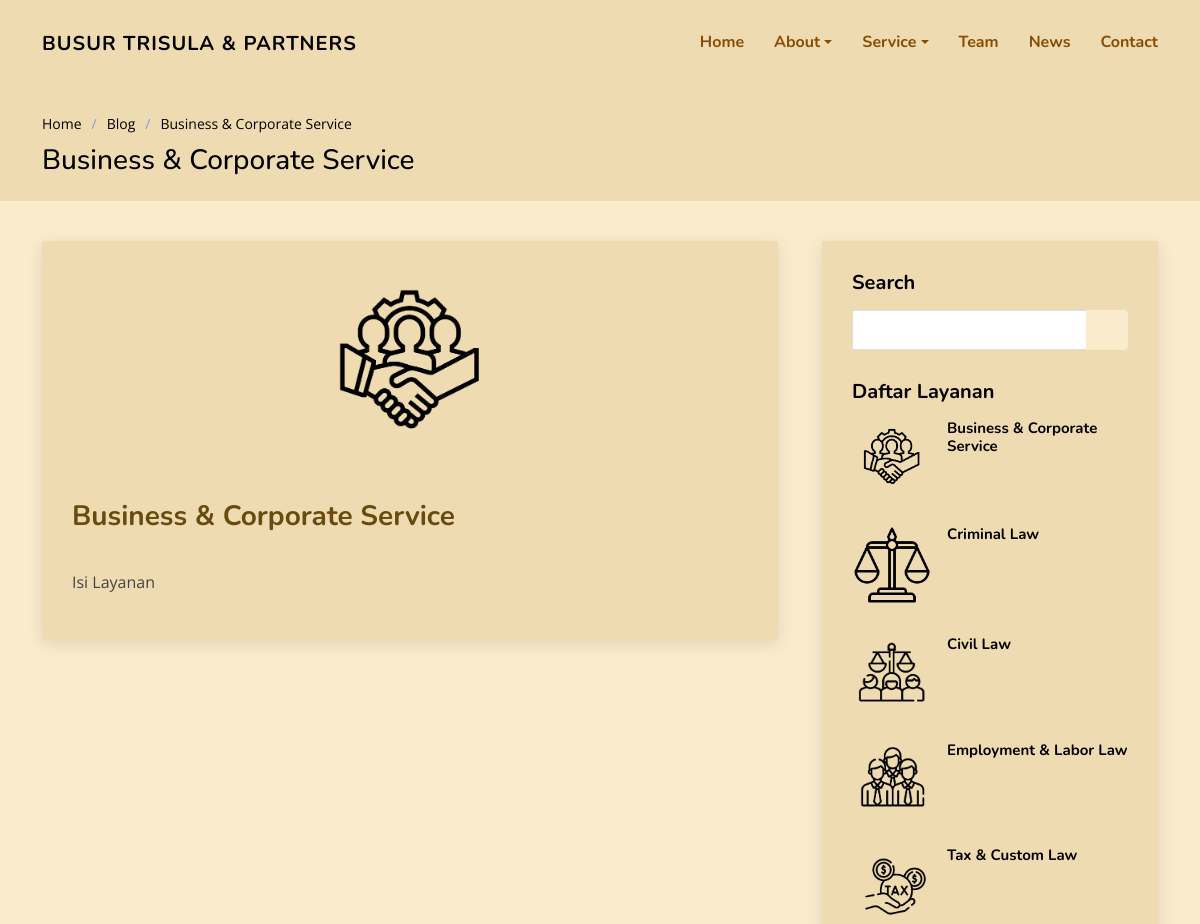
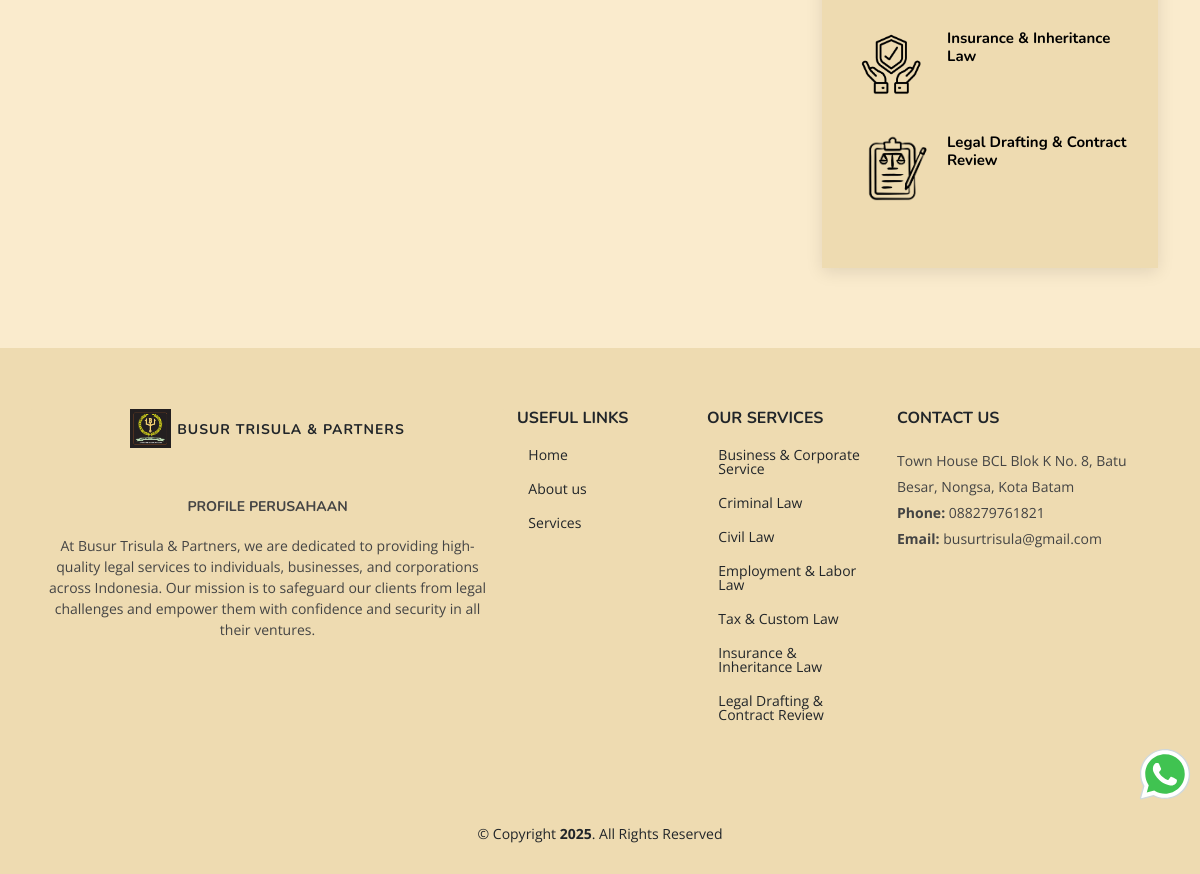
The app's page /home/detaillayanan/business-corporate-service with its own data (2 pictures, top to bottom).
### tables this page shows
CREATE TABLE `tb_setting` (
  `id_setting` int(11) NOT NULL,
  `nama_perusahaan` varchar(255) NOT NULL,
  `alamat` varchar(255) NOT NULL,
  `no_telepon` varchar(20) NOT NULL,
  `email` varchar(255) NOT NULL,
  `profile` text NOT NULL,
  `visi` text NOT NULL,
  `misi` text NOT NULL,
  `sejarah` text NOT NULL,
  `image` varchar(255) NOT NULL
);

CREATE TABLE `tb_layanan` (
  `id_layanan` int(11) NOT NULL,
  `id_user` int(11) NOT NULL,
  `slug_layanan` varchar(255) NOT NULL,
  `judul_layanan` varchar(255) NOT NULL,
  `isi_layanan` text NOT NULL,
  `gambar_layanan` varchar(255) NOT NULL,
  `status_layanan` varchar(255) NOT NULL,
  `date_cretated` timestamp NOT NULL DEFAULT current_timestamp() ON UPDATE current_timestamp(),
  `last_modified` datetime NOT NULL
);

### application/views/front-end/layout/v_wrapper.php (called while the page is built)
<?php
require_once('v_head.php');
require_once('v_header.php');
require_once('v_nav.php');
require_once('v_content.php');
require_once('v_footer.php');

### application/controllers/Home.php (called while the page is built, shortened)
<?php
class Home extends CI_Controller
{
  public function __construct()
  {
    $this->load->model('M_berita');
    $this->load->model('M_kategori');
    $this->load->model('M_layanan');
    $this->load->model('M_Setting');
    $this->load->model('M_staff');
    $this->load->model('M_portfolio');
    $this->load->model('M_client');
    $this->load->model('M_dashboard');
  }
  public function detailLayanan($slug_layanan)
  {
    $detail = $this->M_layanan->read($slug_layanan);
    $layanan = $this->M_layanan->daftar();
    $setting = $this->M_Setting->daftar();
    $image = $setting->image;
    $data = array(
      'title'   => $detail->judul_layanan,
      'isi'     => 'front-end/v_layanan_detail',
      'layanan' => $layanan,
      'detail'  => $detail,
      'setting' => $setting,
      'image'   => $image,
    );
    $this->load->view('front-end/layout/v_wrapper', $data, false);
  }
}

### index.php (called while the page is built, shortened)
<?php
require_once BASEPATH.'core/CodeIgniter.php';

### application/models/M_setting.php (called while the page is built, shortened)
<?php
class M_setting extends CI_Model
{
  public function daftar()
  {
    $this->db->select('*');
    $this->db->from('tb_setting');
    $this->db->order_by('id_setting', 'desc');
    return $this->db->get()->row();
  }
}

### application/views/front-end/layout/v_content.php (called while the page is built)
<?php
if ($isi) {
  $this->load->view($isi);
}

### application/models/M_layanan.php (called while the page is built, shortened)
<?php
class M_layanan extends CI_Model
{
  public function daftar()
  {
    $this->db->select('*');
    $this->db->from('tb_layanan');
    $this->db->join('tb_user', 'tb_user.id_user = tb_layanan.id_user', 'left');
    $this->db->order_by('id_layanan', 'desc');
    return $this->db->get()->result();
  }
  public function read($slug_layanan)
  {
    $this->db->select('*');
    $this->db->from('tb_layanan');
    $this->db->where('slug_layanan', $slug_layanan);
    return $this->db->get()->row();
  }
}

### application/views/front-end/v_layanan_detail.php (the view, shortened to what this page needs)
<main id="main" style="background: #faebcd;">
  <section class="breadcrumbs" style="background: rgb(238, 219, 177);">
    <div class="container pt-3">
      <ol>
        <li><a href="<?= base_url('home/#hero'); ?>" style="color: #000">Home</a></li>
        <li><a href="<?= base_url('home/blog'); ?>" style="color: #000">Blog</a></li>
        <li style="color: #000"><?= $detail->judul_layanan; ?></li>
      </ol>
      <h2 style="color: #000"><?= $detail->judul_layanan; ?></h2>
    </div>
  </section>
  <section id="blog" class="blog" style="background: #faebcd;">
    <div class="container" data-aos="fade-up">
      <div class="row">
        <div class="col-lg-8 entries">
          <div class="card entry entry-single" style="background: rgb(238, 219, 177);">
            <div class="custom-entry-img">
              <img src="<?= base_url('assets/img/layanan/') . $detail->gambar_layanan; ?>" alt="" width="200" class="center-block d-block mx-auto py-4">
            </div>
            <h2 class="entry-title">
              <a href=""><?= $detail->judul_layanan; ?></a>
            </h2>
            <div class="entry-content">
              <p><?= $detail->isi_layanan; ?></p>
            </div>
          </div>
        </div>
        <div class="col-lg-4">
          <div class="sidebar" style="background: rgb(238, 219, 177);">
            <h3 class="sidebar-title" style="color: #000;">Search</h3>
            <div class="sidebar-item search-form">
              <form action="">
                <input type="text">
                <button type="submit" style="background: #faebcd;"><i class="bi bi-search text-dark"></i></button>
              </form>
            </div>
            <h3 class="sidebar-title" style="color: #000;">Daftar Layanan</h3>
            <?php foreach ($layanan as $key => $value) :
              if ($value->status_layanan == "Publish") : ?>
                <div class="sidebar-item recent-posts">
                  <div class="post-item clearfix ">
                    <img src="<?= base_url('assets/img/layanan/') . $value->gambar_layanan; ?>" alt="">
                    <h4 class="">
                      <a href="<?= base_url('home/detaillayanan/' . $value->slug_layanan); ?>" style="color: #000;"><?= $value->judul_layanan; ?></a>
                    </h4>
                  </div>
                </div>
              <?php endif; ?>
            <?php endforeach; ?>
          </div>
        </div>
      </div>
    </div>
  </section>
</main>

### application/views/front-end/layout/v_head.php (shortened to what this page needs)
<!DOCTYPE html>
<html lang="en">
<head>
  <link href="<?= base_url() ?>vendor/front-end/assets/vendor/bootstrap/css/bootstrap.min.css" rel="stylesheet">
  <link href="<?= base_url() ?>vendor/front-end/assets/vendor/bootstrap-icons/bootstrap-icons.css" rel="stylesheet">
  <link href="<?= base_url() ?>vendor/front-end/assets/vendor/aos/aos.css" rel="stylesheet">
  <link href="<?= base_url() ?>vendor/front-end/assets/vendor/remixicon/remixicon.css" rel="stylesheet">
  <link href="<?= base_url() ?>vendor/front-end/assets/vendor/swiper/swiper-bundle.min.css" rel="stylesheet">
  <link href="<?= base_url() ?>vendor/front-end/assets/vendor/glightbox/css/glightbox.min.css" rel="stylesheet">
  <link href="<?= base_url() ?>vendor/front-end/assets/css/style.css" rel="stylesheet">
</head>
<body>

### application/views/front-end/layout/v_header.php
<header id="header" class="header fixed-top" style="background: rgb(238, 219, 177);">
  <div class="container-fluid container-xl d-flex align-items-center justify-content-between">
    <a href="<?= base_url('home/#hero'); ?>" class="logo d-flex align-items-center">
      <span style="font-size: 20px; color: black;"><?= $setting->nama_perusahaan; ?></span>
    </a>

### application/views/front-end/layout/v_nav.php (shortened to what this page needs)
<nav id="navbar" class="navbar">
  <ul>
    <li><a style="color:rgb(137, 76, 1);" class="nav-link scrollto active" href="<?= base_url('home/#hero'); ?>">Home</a></li>
    <li class="nav-item dropdown">
      <a style="color:rgb(137, 76, 1);" class="nav-link dropdown-toggle scrollto" href="<?= base_url('home/#about'); ?>" id="aboutDropdown" role="button" data-bs-toggle="dropdown" aria-expanded="false">
        About
      </a>
    </li>
    <li class="nav-item dropdown">
      <a style="color:rgb(137, 76, 1);" class="nav-link dropdown-toggle scrollto" href="<?= base_url('home/#services'); ?>" id="servicesDropdown" role="button" data-bs-toggle="dropdown" aria-expanded="false">
        Service
      </a>
    </li>
    <li><a style="color:rgb(137, 76, 1);" class="nav-link scrollto" href="<?= base_url('home/#team'); ?>">Team</a></li>
    <li><a style="color:rgb(137, 76, 1);" href="<?= base_url('home/blog'); ?>">News</a></li>
    <li><a style="color:rgb(137, 76, 1);" class="nav-link scrollto" href="<?= base_url('home/#contact'); ?>">Contact</a></li>
  </ul>
</nav>
</div>
</header>

### application/views/front-end/layout/v_footer.php (shortened to what this page needs)
<footer id="footer" class="footer" style="background: rgb(238, 219, 177);">
  <div class="footer-top" style="background: rgb(238, 219, 177);">
    <div class="container">
      <div class="row gy-4">
        <div class="col-lg-5 col-md-12 custom-footer-info card shadow-none flex-column gap-3" style="background: rgb(238, 219, 177); ">
          <a href="<?= base_url('home'); ?>" class="logo d-flex align-items-center justify-content-center">
            <img src="<?= base_url('assets/img/company/') . $image; ?>" alt="">
            <span class="text-dark custom-span-footer"><?= $setting->nama_perusahaan; ?></span>
          </a>
          <p><?= $setting->profile; ?></p>
          <div class="social-links mt-3">
            <a href="#" class="twitter"><i class="bi bi-twitter"></i></a>
            <a href="#" class="facebook"><i class="bi bi-facebook"></i></a>
            <a href="#" class="instagram"><i class="bi bi-instagram bx bxl-instagram"></i></a>
            <a href="#" class="linkedin"><i class="bi bi-linkedin bx bxl-linkedin"></i></a>
          </div>
        </div>
        <div class="col-lg-2 col-6 footer-links">
          <h4 class="text-dark">Useful Links</h4>
          <ul>
            <li><i class="bi bi-chevron-right text-dark"></i> <a href="#" class="text-dark">Home</a></li>
            <li><i class="bi bi-chevron-right text-dark"></i> <a href="#" class="text-dark">About us</a></li>
            <li><i class="bi bi-chevron-right text-dark"></i> <a href="#" class="text-dark">Services</a></li>
          </ul>
        </div>
        <div class="col-lg-2 col-6 footer-links">
          <h4 class="text-dark">Our Services</h4>
          <ul class="text-dark">
            <?php foreach ($layanan as $key => $value) : ?>
              <li><i class="bi bi-chevron-right"></i> <a href="#" class="text-dark"><?= $value->judul_layanan; ?></a></li>
            <?php endforeach; ?>
          </ul>
        </div>
        <div class="col-lg-3 col-md-12 footer-contact text-center text-md-start">
          <h4 class="text-dark">Contact Us</h4>
          <p>
            <?= $setting->alamat; ?> <br>
            <strong>Phone:</strong> <?= $setting->no_telepon; ?><br>
            <strong>Email:</strong> <?= $setting->email; ?><br>
          </p>
        </div>
      </div>
    </div>
  </div>
  <div class="container">
    <div class="copyright text-dark">
      &copy; Copyright <strong><span><?= date('Y'); ?></span></strong>. All Rights Reserved
    </div>
  </div>
</footer>
<div class="fixed-bottom flex-column gap-3 d-flex justify-content-end align-items-end">
  <div onclick="toWa()" class="" style="scale: 0.6; position: fixed; right: -15px; bottom: 50px; cursor: pointer;">
  </div>
</div>
</body>
</html>

### application/views/front-end/v_layanan_detail.php (style rules this page uses)
.blog .entry .entry-title { font-size: 28px; font-weight: bold; padding: 0; margin: 0 0 20px 0; }
.blog .entry .entry-title a { color: #684c0f; transition: 0.3s; }
.blog .entry .custom-entry-img { max-height: 440px; margin: -30px -30px 20px -30px; overflow: hidden; }

### application/views/front-end/layout/v_footer.php (style rules this page uses)
.footer .footer-top .custom-footer-info { margin-bottom: 30px; }
.footer .footer-top .custom-footer-info .logo { line-height: 0; margin-bottom: 15px; }
.footer .footer-top .custom-footer-info .logo img { max-height: 40px; margin-right: 6px; }
.footer .footer-top .custom-footer-info .logo span { font-weight: 700; letter-spacing: 1px; color: rgb(112, 75, 1); font-family: "Nunito", sans-serif; margin-top: 3px; }
.footer .footer-top .custom-footer-info p { font-size: 14px; line-height: 24px; margin-bottom: 0; font-family: "Nunito", sans-serif; }

### records on screen
tb_setting: nama_perusahaan "BUSUR TRISULA & PARTNERS", profile "PROFILE PERUSAHAAN At Busur Trisula & Partners, we are dedicated to providing high-quality legal services to individuals, businesses, and corporations across Indonesia. Our mission is to safeguard our clients from legal challenges and empower them with confidence and security in all their ventures.", alamat "Town House BCL Blok K No. 8, Batu Besar, Nongsa, Kota Batam", no_telepon "088279761821", email "busurtrisula@gmail.com"
tb_layanan: judul_layanan "Business & Corporate Service", gambar_layanan (picture), isi_layanan "Isi Layanan"
tb_layanan: gambar_layanan (picture), judul_layanan "Criminal Law"
tb_layanan: gambar_layanan (picture), judul_layanan "Civil Law"
tb_layanan: gambar_layanan (picture), judul_layanan "Employment & Labor Law"
tb_layanan: gambar_layanan (picture), judul_layanan "Tax & Custom Law"
tb_layanan: gambar_layanan (picture), judul_layanan "Insurance & Inheritance Law"
tb_layanan: gambar_layanan (picture), judul_layanan "Legal Drafting & Contract Review"
